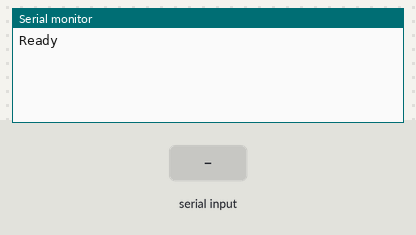
This sketch was run on a simulated Arduino Uno, built with avr-gcc and run on an emulated ATmega328P. Parts: the last lines printed to the serial monitor. The test bench sets the inputs (shaded band).

Above: at 1.2 s.
1.3 s: "1" received over Serial
At 2.5 s:
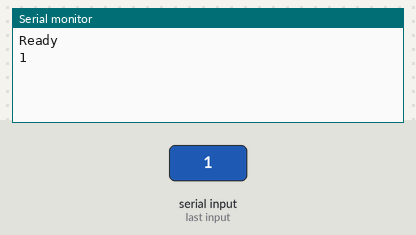
2.8 s: "0" received over Serial
At 3.9 s:
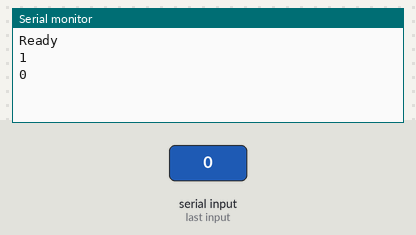
4.3 s: "2" received over Serial
At 5.1 s:
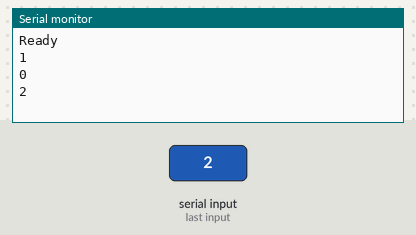

Measured:
- after the input at 1.3 s, the serial monitor: prints a new line at once (image 1)
- after the input at 2.8 s, the serial monitor: prints a new line at once (image 2)
- after the input at 4.3 s, the serial monitor: prints a new line at once (image 3)

The sketch:

echo.ino
```cpp
void setup()
{
  Serial.begin(9600);     // set the baud rate
  Serial.println("Ready"); // print "Ready" once
}

void loop()
{
  char inByte = ' ';
  if (Serial.available())
  {                              // only send data back if data has been sent
    char inByte = Serial.read(); // read the incoming data
    Serial.println(inByte);      // send the data back in a new line so that it is not all one long line
  }
}
```
